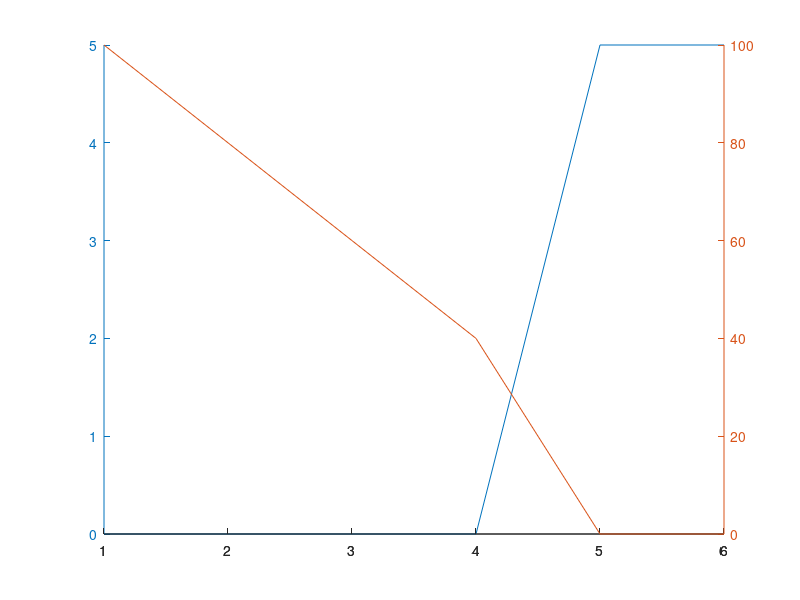

Recreate this plot in MATLAB. (Note: this script raises an error after producing the figure.)
hold on;

n_classes=5;

plot1_style='c.';
plot2_style='r-';
plot3_style='g-';
plot4_style='b-';
line_style='k--';


plot1_label='1 class SVM without togglebutton';
plot2_label='1 class SVM';
plot3_label='SVDD';
plot4_label='2 class SVM';


%%%%%%%%%%%%%%%%%%%%%%%%%%%%%%%%%%%%%%%%%%%%%%%%%%%%%%%%%%%%%%%%%%%%%%%%%%%%%%%
% 1. Mean FAR in acc_1, FRR in rej_1 for 1 class SVM with RBF kernel without using togglebutton
%%%%%%%%%%%%%%%%%%%%%%%%%%%%%%%%%%%%%%%%%%%%%%%%%%%%%%%%%%%%%%%%%%%%%%%%%%%%%%%
acc_1=[
0.000000 0.000000 0.000000 0.000000 0.200000 0.200000 
];

rej_1=[
1.000000 0.800000 0.600000 0.400000 0.000000 0.000000 
];


%Plot to see ROC
%semilogx((acc_1/33)*100,(1-rej_1)*100,'r--');
%plot((acc_1/33)*100,(1-rej_1)*100,'r--');

x_acc=(1:size(acc_1,2));
x_rej=(1:size(rej_1,2));
[ax,p1,p2]=plotyy(x_acc,(acc_1/(n_classes-1))*100,x_rej,rej_1*100);
p1.LineStyle='--';
p1.Color='r';
p2.LineStyle='--';
p2.Color='r';
ax(1).YColor='k';
ax(2).YColor='k';
set(ax(1),'ylim',[0 101]);
set(ax(2),'ylim',[0 101]);
ax(1).YTick=0:3:100;
ax(2).YTick=0:3:100;
set(get(ax(1),'Ylabel'),'String','Avg. False Acceptance Rate(%)') 
set(get(ax(2),'Ylabel'),'String','Avg. False Rejection Rate(%)') 
  








hold off;
